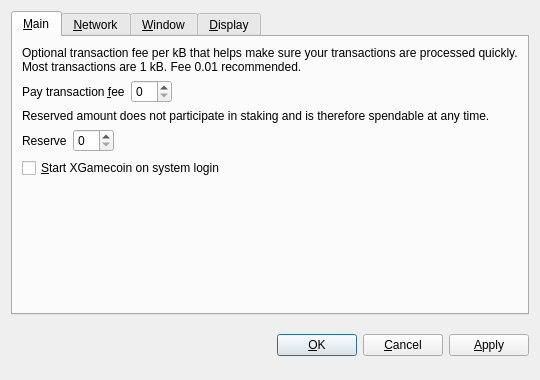
<?xml version="1.0" encoding="UTF-8"?>
<ui version="4.0">
 <class>OptionsDialog</class>
 <widget class="QDialog" name="OptionsDialog">
  <property name="geometry">
   <rect>
    <x>0</x>
    <y>0</y>
    <width>540</width>
    <height>380</height>
   </rect>
  </property>
  <property name="windowTitle">
   <string>Options</string>
  </property>
  <property name="modal">
   <bool>true</bool>
  </property>
  <layout class="QVBoxLayout" name="verticalLayout">
   <item>
    <widget class="QTabWidget" name="tabWidget">
     <property name="tabPosition">
      <enum>QTabWidget::North</enum>
     </property>
     <property name="currentIndex">
      <number>0</number>
     </property>
     <widget class="QWidget" name="tabMain">
      <attribute name="title">
       <string>&amp;Main</string>
      </attribute>
      <layout class="QVBoxLayout" name="verticalLayout_Main">
       <item>
        <widget class="QLabel" name="transactionFeeInfoLabel">
         <property name="text">
          <string>Optional transaction fee per kB that helps make sure your transactions are processed quickly. Most transactions are 1 kB. Fee 0.01 recommended.</string>
         </property>
         <property name="textFormat">
          <enum>Qt::PlainText</enum>
         </property>
         <property name="wordWrap">
          <bool>true</bool>
         </property>
        </widget>
       </item>
       <item>
        <layout class="QHBoxLayout" name="horizontalLayoutFee">
         <item>
          <widget class="QLabel" name="transactionFeeLabel">
           <property name="text">
            <string>Pay transaction &amp;fee</string>
           </property>
           <property name="textFormat">
            <enum>Qt::PlainText</enum>
           </property>
           <property name="buddy">
            <cstring>transactionFee</cstring>
           </property>
          </widget>
         </item>
         <item>
          <widget class="BitcoinAmountField" name="transactionFee"/>
         </item>
         <item>
          <spacer name="horizontalSpacerFee">
           <property name="orientation">
            <enum>Qt::Horizontal</enum>
           </property>
           <property name="sizeHint" stdset="0">
            <size>
             <width>40</width>
             <height>20</height>
            </size>
           </property>
          </spacer>
         </item>
        </layout>
       </item>
       <item>
        <widget class="QLabel" name="reserveBalanceInfoLabel">
         <property name="text">
          <string>Reserved amount does not participate in staking and is therefore spendable at any time.</string>
         </property>
         <property name="textFormat">
          <enum>Qt::PlainText</enum>
         </property>
         <property name="wordWrap">
          <bool>true</bool>
         </property>
        </widget>
       </item>
       <item>
        <layout class="QHBoxLayout" name="horizontalLayoutReserveBalance">
         <item>
          <widget class="QLabel" name="reserveBalanceLabel">
           <property name="text">
            <string>Reserve</string>
           </property>
           <property name="textFormat">
            <enum>Qt::PlainText</enum>
           </property>
           <property name="buddy">
            <cstring>reserveBalance</cstring>
           </property>
          </widget>
         </item>
         <item>
          <widget class="BitcoinAmountField" name="reserveBalance"/>
         </item>
         <item>
          <spacer name="horizontalSpacerReserveBalance">
           <property name="orientation">
            <enum>Qt::Horizontal</enum>
           </property>
           <property name="sizeHint" stdset="0">
            <size>
             <width>40</width>
             <height>20</height>
            </size>
           </property>
          </spacer>
         </item>
        </layout>
       </item>
       <item>
        <widget class="QCheckBox" name="bitcoinAtStartup">
         <property name="toolTip">
          <string>Automatically start XGamecoin after logging in to the system.</string>
         </property>
         <property name="text">
          <string>&amp;Start XGamecoin on system login</string>
         </property>
        </widget>
       </item>
       <item>
        <spacer name="verticalSpacer_Main">
         <property name="orientation">
          <enum>Qt::Vertical</enum>
         </property>
         <property name="sizeHint" stdset="0">
          <size>
           <width>20</width>
           <height>40</height>
          </size>
         </property>
        </spacer>
       </item>
      </layout>
     </widget>
     <widget class="QWidget" name="tabNetwork">
      <attribute name="title">
       <string>&amp;Network</string>
      </attribute>
      <layout class="QVBoxLayout" name="verticalLayout_Network">
       <item>
        <widget class="QCheckBox" name="mapPortUpnp">
         <property name="toolTip">
          <string>Automatically open the XGamecoin client port on the router. This only works when your router supports UPnP and it is enabled.</string>
         </property>
         <property name="text">
          <string>Map port using &amp;UPnP</string>
         </property>
        </widget>
       </item>
       <item>
        <widget class="QCheckBox" name="connectSocks">
         <property name="toolTip">
          <string>Connect to the XGamecoin network through a SOCKS proxy (e.g. when connecting through Tor).</string>
         </property>
         <property name="text">
          <string>&amp;Connect through SOCKS proxy:</string>
         </property>
        </widget>
       </item>
       <item>
        <layout class="QHBoxLayout" name="horizontalLayout_Network">
         <item>
          <widget class="QLabel" name="proxyIpLabel">
           <property name="text">
            <string>Proxy &amp;IP:</string>
           </property>
           <property name="textFormat">
            <enum>Qt::PlainText</enum>
           </property>
           <property name="buddy">
            <cstring>proxyIp</cstring>
           </property>
          </widget>
         </item>
         <item>
          <widget class="QValidatedLineEdit" name="proxyIp">
           <property name="maximumSize">
            <size>
             <width>140</width>
             <height>16777215</height>
            </size>
           </property>
           <property name="toolTip">
            <string>IP address of the proxy (e.g. 127.0.0.1)</string>
           </property>
          </widget>
         </item>
         <item>
          <widget class="QLabel" name="proxyPortLabel">
           <property name="text">
            <string>&amp;Port:</string>
           </property>
           <property name="textFormat">
            <enum>Qt::PlainText</enum>
           </property>
           <property name="buddy">
            <cstring>proxyPort</cstring>
           </property>
          </widget>
         </item>
         <item>
          <widget class="QLineEdit" name="proxyPort">
           <property name="maximumSize">
            <size>
             <width>55</width>
             <height>16777215</height>
            </size>
           </property>
           <property name="toolTip">
            <string>Port of the proxy (e.g. 9050)</string>
           </property>
          </widget>
         </item>
         <item>
          <widget class="QLabel" name="socksVersionLabel">
           <property name="text">
            <string>SOCKS &amp;Version:</string>
           </property>
           <property name="textFormat">
            <enum>Qt::PlainText</enum>
           </property>
           <property name="buddy">
            <cstring>socksVersion</cstring>
           </property>
          </widget>
         </item>
         <item>
          <widget class="QValueComboBox" name="socksVersion">
           <property name="toolTip">
            <string>SOCKS version of the proxy (e.g. 5)</string>
           </property>
          </widget>
         </item>
         <item>
          <spacer name="horizontalSpacer_Network">
           <property name="orientation">
            <enum>Qt::Horizontal</enum>
           </property>
           <property name="sizeHint" stdset="0">
            <size>
             <width>40</width>
             <height>20</height>
            </size>
           </property>
          </spacer>
         </item>
        </layout>
       </item>
       <item>
        <spacer name="verticalSpacer_Network">
         <property name="orientation">
          <enum>Qt::Vertical</enum>
         </property>
         <property name="sizeHint" stdset="0">
          <size>
           <width>20</width>
           <height>40</height>
          </size>
         </property>
        </spacer>
       </item>
      </layout>
     </widget>
     <widget class="QWidget" name="tabWindow">
      <attribute name="title">
       <string>&amp;Window</string>
      </attribute>
      <layout class="QVBoxLayout" name="verticalLayout_Window">
       <item>
        <widget class="QCheckBox" name="minimizeToTray">
         <property name="toolTip">
          <string>Show only a tray icon after minimizing the window.</string>
         </property>
         <property name="text">
          <string>&amp;Minimize to the tray instead of the taskbar</string>
         </property>
        </widget>
       </item>
       <item>
        <widget class="QCheckBox" name="minimizeOnClose">
         <property name="toolTip">
          <string>Minimize instead of exit the application when the window is closed. When this option is enabled, the application will be closed only after selecting Quit in the menu.</string>
         </property>
         <property name="text">
          <string>M&amp;inimize on close</string>
         </property>
        </widget>
       </item>
       <item>
        <spacer name="verticalSpacer_Window">
         <property name="orientation">
          <enum>Qt::Vertical</enum>
         </property>
         <property name="sizeHint" stdset="0">
          <size>
           <width>20</width>
           <height>40</height>
          </size>
         </property>
        </spacer>
       </item>
      </layout>
     </widget>
     <widget class="QWidget" name="tabDisplay">
      <attribute name="title">
       <string>&amp;Display</string>
      </attribute>
      <layout class="QVBoxLayout" name="verticalLayout_Display">
       <item>
        <layout class="QHBoxLayout" name="horizontalLayout_1_Display">
         <item>
          <widget class="QLabel" name="langLabel">
           <property name="text">
            <string>User Interface &amp;language:</string>
           </property>
           <property name="textFormat">
            <enum>Qt::PlainText</enum>
           </property>
           <property name="buddy">
            <cstring>lang</cstring>
           </property>
          </widget>
         </item>
         <item>
          <widget class="QValueComboBox" name="lang">
           <property name="toolTip">
            <string>The user interface language can be set here. This setting will take effect after restarting XGamecoin.</string>
           </property>
          </widget>
         </item>
        </layout>
       </item>
       <item>
        <layout class="QHBoxLayout" name="horizontalLayout_2_Display">
         <item>
          <widget class="QLabel" name="unitLabel">
           <property name="text">
            <string>&amp;Unit to show amounts in:</string>
           </property>
           <property name="textFormat">
            <enum>Qt::PlainText</enum>
           </property>
           <property name="buddy">
            <cstring>unit</cstring>
           </property>
          </widget>
         </item>
         <item>
          <widget class="QValueComboBox" name="unit">
           <property name="toolTip">
            <string>Choose the default subdivision unit to show in the interface and when sending coins.</string>
           </property>
          </widget>
         </item>
        </layout>
       </item>
       <item>
        <widget class="QCheckBox" name="displayAddresses">
         <property name="toolTip">
          <string>Whether to show XGamecoin addresses in the transaction list or not.</string>
         </property>
         <property name="text">
          <string>&amp;Display addresses in transaction list</string>
         </property>
        </widget>
       </item>
       <item>
        <widget class="QCheckBox" name="coinControlFeatures">
         <property name="toolTip">
          <string>Whether to show coin control features or not.</string>
         </property>
         <property name="text">
          <string>Display coin &amp;control features (experts only!)</string>
         </property>
        </widget>
       </item>
       <item>
        <spacer name="verticalSpacer_Display">
         <property name="orientation">
          <enum>Qt::Vertical</enum>
         </property>
         <property name="sizeHint" stdset="0">
          <size>
           <width>20</width>
           <height>40</height>
          </size>
         </property>
        </spacer>
       </item>
      </layout>
     </widget>
    </widget>
   </item>
   <item>
    <layout class="QHBoxLayout" name="horizontalLayout_Buttons">
     <item>
      <spacer name="horizontalSpacer_1">
       <property name="orientation">
        <enum>Qt::Horizontal</enum>
       </property>
       <property name="sizeHint" stdset="0">
        <size>
         <width>40</width>
         <height>48</height>
        </size>
       </property>
      </spacer>
     </item>
     <item>
      <widget class="QLabel" name="statusLabel">
       <property name="font">
        <font>
         <weight>75</weight>
         <bold>true</bold>
        </font>
       </property>
       <property name="text">
        <string/>
       </property>
       <property name="textFormat">
        <enum>Qt::PlainText</enum>
       </property>
       <property name="wordWrap">
        <bool>true</bool>
       </property>
      </widget>
     </item>
     <item>
      <spacer name="horizontalSpacer_2">
       <property name="orientation">
        <enum>Qt::Horizontal</enum>
       </property>
       <property name="sizeHint" stdset="0">
        <size>
         <width>40</width>
         <height>48</height>
        </size>
       </property>
      </spacer>
     </item>
     <item>
      <widget class="QPushButton" name="okButton">
       <property name="text">
        <string>&amp;OK</string>
       </property>
      </widget>
     </item>
     <item>
      <widget class="QPushButton" name="cancelButton">
       <property name="text">
        <string>&amp;Cancel</string>
       </property>
       <property name="autoDefault">
        <bool>false</bool>
       </property>
      </widget>
     </item>
     <item>
      <widget class="QPushButton" name="applyButton">
       <property name="text">
        <string>&amp;Apply</string>
       </property>
       <property name="autoDefault">
        <bool>false</bool>
       </property>
      </widget>
     </item>
    </layout>
   </item>
  </layout>
 </widget>
 <customwidgets>
  <customwidget>
   <class>BitcoinAmountField</class>
   <extends>QSpinBox</extends>
   <header>bitcoinamountfield.h</header>
  </customwidget>
  <customwidget>
   <class>QValueComboBox</class>
   <extends>QComboBox</extends>
   <header>qvaluecombobox.h</header>
  </customwidget>
  <customwidget>
   <class>QValidatedLineEdit</class>
   <extends>QLineEdit</extends>
   <header>qvalidatedlineedit.h</header>
  </customwidget>
 </customwidgets>
 <resources/>
 <connections/>
</ui>
